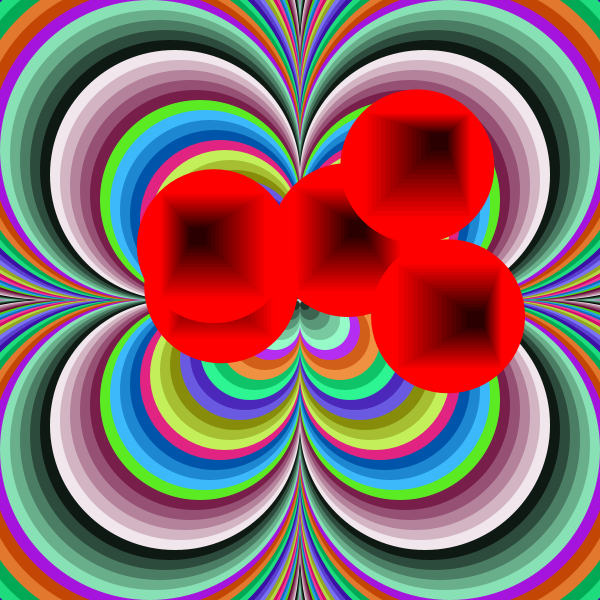
Frame 1 (no input)
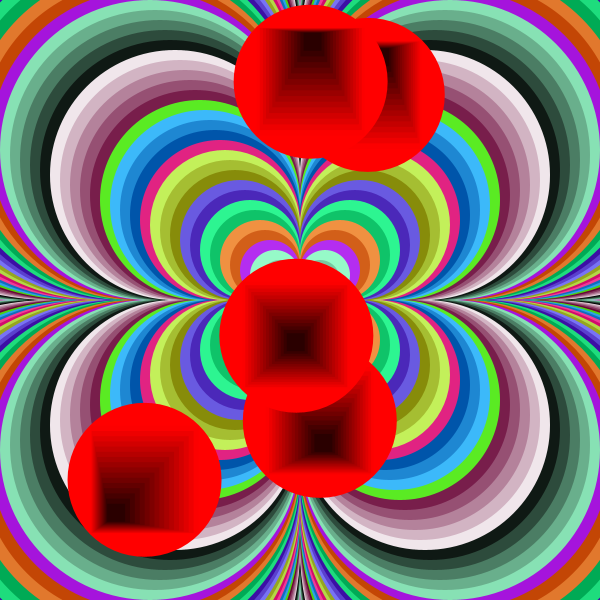
Frame 60 (the mouse pressed at the canvas centre just before this capture)
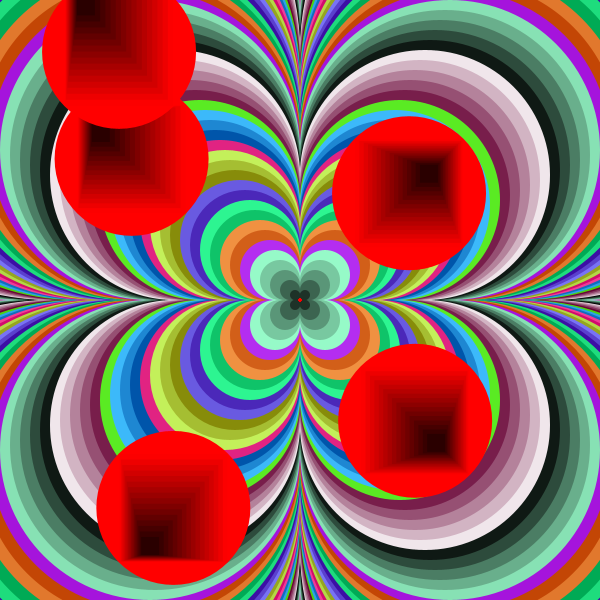
Frame 120 (the mouse held since frame 60 and released just before this capture)

The Processing sketch that drew these frames (run headless with seeded random() and noise(); from frame 60 on, the mouse is pressed at the canvas centre):

// Processing sketch: processing_97613
// ── processing_97613.pde

int a;
//vectors de posicions i velocitats
float[] i = { random(100,500), random(100,500), random(100,500), random(100,500), random(100,500) };
float[] j = { random(100,500), random(100,500), random(100,500), random(100,500), random(100,500) };
float[] vi={8,-5.5,6.8,2,-2.5};
float[] vj={-3,4,7.5,-3.4,3.5};
void setup() {       //inicialitzacio
size(600, 600);
noStroke();
ellipseMode(CORNERS);
rectMode(CORNERS);

}

void draw() {

 
  for(int b=2*width;b>0;b=b-10){  //bucle per fer el fons del dibuix


  fill(3*b%255,5*b%255,4*b%255);
  pushMatrix();
  translate(width/2,height/2);
    ellipse(0,0,b,b);
    rotate(PI/2);
    ellipse(0,0,b,b);
    rotate(PI/2);
    ellipse(0,0,b,b);
    rotate(PI/2);
    ellipse(0,0,b,b);
   
    popMatrix();
   
  }
  
  

  for(a=0;a<5;a++){  //bucle per dibuixar les boles en moviment

if(i[a]<0||i[a]>width)    //condicionant perquè rebotin
  {
    vi[a]=-vi[a];
  }
 
if(j[a]<0||j[a]>height)
  {
    vj[a]=-vj[a];
  }
  bola(i[a],j[a]);
}

for(a=0;a<5;a++){  //increments de posicio
  i[a]=i[a]+vi[a];
  j[a]=j[a]+vj[a];


}
}

void bola(float x,float y){ //funcio que dibuixa cada bola
  int a=0;
int b=0;

int n=100;
fill(255,0,0);
ellipseMode(CORNERS);
  ellipse(x-(x/n)*18-23,y-(y/n)*18-23, x+(width-x)/n *18+23,y+(height-y)/n*18+23);

  for (int i=18; i>2; i--) {   //bucle que dibuixa els quadrats que fan efecte de profunditat al moure's
fill(255/18*i,0,0);

rect(x-(x/n)*i,y-(y/n)*i, x+(width-x)/n *i,y+(height-y)/n*i);
  }
  
}
